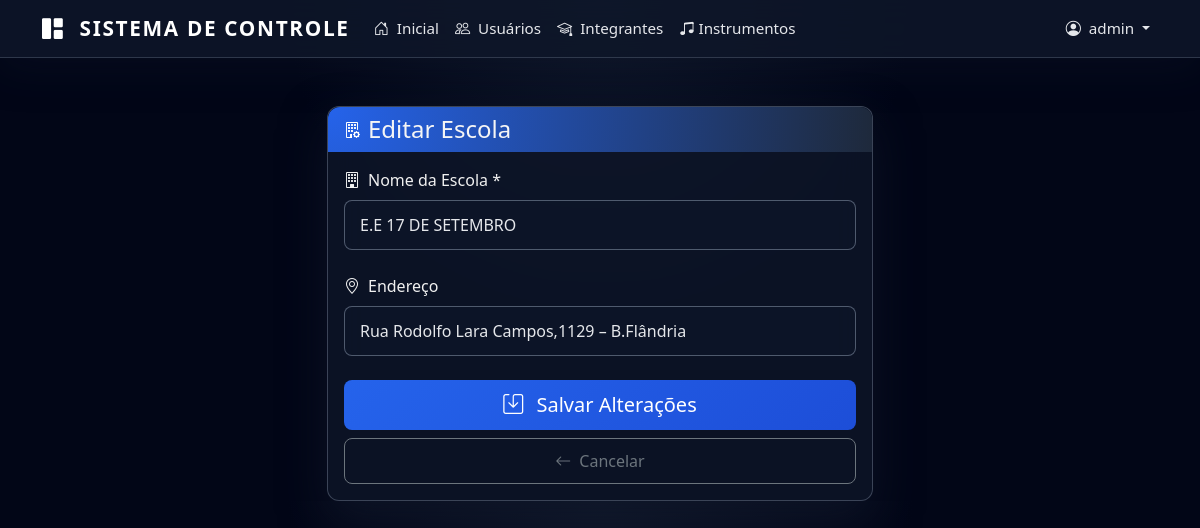
/admin/escola/edit/18 (signed in), run on the app's committed database.
### app/models.py (models this page shows, shortened)
class User(UserMixin, db.Model):
    id = db.Column(db.Integer, primary_key=True)
    username = db.Column(db.String(100), unique=True, nullable=False)
    password = db.Column(db.String(255), nullable=False)
    is_admin = db.Column(db.Boolean, default=False)
    is_active = db.Column(db.Boolean, default=True)
    must_change_password = db.Column(db.Boolean, default=True)
    login_attempts = db.Column(db.Integer, default=0)
    blocked_until = db.Column(db.DateTime, nullable=True)

class Escola(db.Model):
    id = db.Column(db.Integer, primary_key=True)
    nome = db.Column(db.String(200), nullable=False)
    endereco = db.Column(db.String(300))
    alunos = db.relationship('AlunoEscola', backref='escola', lazy=True)

### app/routes.py (the view, shortened to what this page needs)
@main_bp.route("/admin/escola/edit/<int:escola_id>", methods=["GET", "POST"])
@login_required
@profissional_required
def editar_escola(escola_id):
    escola = Escola.query.get_or_404(escola_id)
    return render_template("admin_escola_form.html", escola=escola, titulo="Editar Escola")

### app/__init__.py (called while the page is built)
@login_manager.user_loader
def load_user(user_id):
    from .models import User
    return User.query.get(int(user_id))

### app/utils.py (called while the page is built)
def profissional_required(f):
    @wraps(f)
    def decorated_function(*args, **kwargs):
        if not current_user.is_authenticated:
            flash("Faça login para continuar.")
            return redirect(url_for("auth.login"))
        return f(*args, **kwargs)
    return decorated_function

### templates/admin_escola_form.html (shortened to what this page needs)
{% extends "base.html" %}
{% block content %}
<div class="container mt-5 fade-in">
  <div class="row justify-content-center">
    <div class="col-md-6">
      <div class="card">
        <div class="card-header bg-dark text-white d-flex align-items-center">
          <i class="bi {{ 'bi-building-plus' if not escola else 'bi-building-gear' }} me-2"></i>
          <h4 class="mb-0">{{ titulo }}</h4>
        </div>
        <div class="card-body">
          <form method="POST">
            <div class="mb-4">
              <label for="nome" class="form-label">
                <i class="bi bi-building me-2"></i>Nome da Escola *
              </label>
              <input type="text" name="nome" id="nome" class="form-control"
                     value="{{ escola.nome if escola else '' }}" required>
            </div>
            <div class="mb-4">
              <label for="endereco" class="form-label">
                <i class="bi bi-geo-alt me-2"></i>Endereço
              </label>
              <input type="text" name="endereco" id="endereco" class="form-control"
                     value="{{ escola.endereco if escola else '' }}"
                     placeholder="Rua, número, complemento">
            </div>
            <div class="d-grid gap-2">
              <button type="submit" class="btn btn-dark btn-lg">
                <i class="bi {{ 'bi-check2-circle' if not escola else 'bi-save' }} me-2"></i>
                {% if escola %}
                  Salvar Alterações
                {% else %}
                  Criar Escola
                {% endif %}
              </button>
              <a href="{{ url_for('main.listar_escolas') }}" class="btn btn-outline-secondary">
                <i class="bi bi-arrow-left me-2"></i>Cancelar
              </a>
            </div>
          </form>
        </div>
      </div>
    </div>
  </div>
</div>
{% endblock %}

### templates/base.html (shortened to what this page needs)
<!DOCTYPE html>
<html lang="pt-br">
<head>
  <link href="https://cdn.jsdelivr.net/npm/bootstrap@5.3.8/dist/css/bootstrap.min.css" rel="stylesheet">
  <link rel="stylesheet" href="https://cdn.jsdelivr.net/npm/bootstrap-icons@1.11.3/font/bootstrap-icons.min.css">
  <link rel="stylesheet" href="{{ url_for('static', filename='css/style.css') }}">
</head>
<body>
  {% if current_user.is_authenticated %}
  <nav class="navbar navbar-expand-md navbar-dark">
    <div class="container">
      <a class="navbar-brand" href="{{ url_for('main.dashboard') }}">
        <i class="bi bi-grid-1x2-fill me-2"></i> Sistema de Controle
      </a>
      <div class="collapse navbar-collapse" id="navbarNav">
        <ul class="navbar-nav me-auto">
          <li class="nav-item">
            <a class="nav-link" href="{{ url_for('main.dashboard') }}">
              <i class="bi bi-house-door me-1"></i> Inicial
            </a>
          </li>
          {% if current_user.is_admin %}
          <li class="nav-item">
            <a class="nav-link" href="{{ url_for('main.listar_usuarios') }}">
              <i class="bi bi-people me-1"></i> Usuários
            </a>
          </li>
          {% endif %}
          <li class="nav-item">
            <a class="nav-link" href="{{ url_for('main.listar_alunos') }}">
              <i class="bi bi-mortarboard me-1"></i> Integrantes
            </a>
          </li>
          <li class="nav-item">
            <a class="nav-link" href="{{ url_for('main.listar_instrumentos') }}">
              <i class="bi bi-music-note-beamed"></i> Instrumentos
            </a>
          </li>
        </ul>
        <ul class="navbar-nav">
          <li class="nav-item dropdown">
            <a class="nav-link dropdown-toggle" href="#" role="button" data-bs-toggle="dropdown" aria-expanded="false">
              <i class="bi bi-person-circle me-1"></i> {{ current_user.username }}
            </a>
          </li>
        </ul>
      </div>
    </div>
  </nav>
  {% endif %}
  <main class="{% if not current_user.is_authenticated %}min-vh-100{% endif %}">
    {% block content %}{% endblock %}
  </main>
</body>
</html>

### static/css/style.css (style rules this page uses)
:root { --primary-color: #0f172a; --secondary-color: #1e293b; --accent-color: #2563eb; --highlight-color: #e94560; --text-light: #e5e7eb; --text-muted: #9ca3af; --surface-color: #ffffff; --surface-muted: rgba(15, 23, 42, 0.04); --success-color: #22c55e; --warning-color: #facc15; --danger-color: #ef4444; }
body { font-family: system-ui, -apple-system, BlinkMacSystemFont, 'Segoe UI', Tahoma, Geneva, Verdana, sans-serif; background: radial-gradient(circle at top, #0f172a 0, #020617 40%, #020617 100%); color: #e5e7eb; }
.navbar { background: rgba(15, 23, 42, 0.85) !important; backdrop-filter: blur(16px); -webkit-backdrop-filter: blur(16px); border-bottom: 1px solid rgba(148, 163, 184, 0.25); box-shadow: 0 10px 40px rgba(15, 23, 42, 0.35); }
.navbar-brand { font-weight: 700; font-size: 1.3rem; letter-spacing: 0.08em; text-transform: uppercase; }
.nav-link { font-weight: 500; font-size: 0.95rem; color: #e5e7eb !important; transition: color 0.25s ease, opacity 0.25s ease; }
.card { border: none; border-radius: 12px; background: rgba(15, 23, 42, 0.75); backdrop-filter: blur(18px); -webkit-backdrop-filter: blur(18px); border: 1px solid rgba(148, 163, 184, 0.35); box-shadow: 0 18px 45px rgba(15, 23, 42, 0.7); transition: transform 0.3s ease, box-shadow 0.3s ease; }
.card-header { background: radial-gradient(circle at top left, var(--accent-color), var(--secondary-color)); border-radius: 12px 12px 0 0 !important; border: none; }
.btn { border-radius: 8px; font-weight: 500; padding: 10px 20px; transition: all 0.3s ease; }
.btn-dark { background: linear-gradient(135deg, var(--accent-color), #1d4ed8); border: none; }
.form-control { border-radius: 8px; border: 1px solid rgba(148, 163, 184, 0.5); padding: 12px 15px; transition: all 0.3s ease; background-color: rgba(15, 23, 42, 0.65); color: #e5e7eb; }
.form-label { font-weight: 500; color: #f0f0f0; margin-bottom: 8px; }
h2, h3, h4, h5, h6 { color: #f5f5f5; }
.fade-in { animation: fadeIn 0.5s ease-out; }

### data on the page
User: username "admin"
Escola: nome "E.E 17 DE SETEMBRO", endereco "Rua Rodolfo Lara Campos,1129 – B.Flândria"

### other printed values
{{ titulo }} "Editar Escola"
